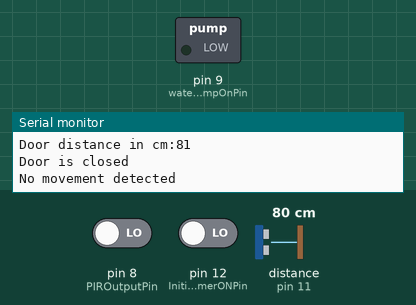
Simulated run of this sketch. Board: Arduino Uno, built with avr-gcc and run on an emulated ATmega328P. Shown: switched loads named in the sketch (green lamp = pin HIGH), the last lines printed to the serial monitor. Inputs (shaded band) come from the test bench; at power-on: distance to the obstacle (sensor on pin 11) 80 cm, pin 8 (PIROutputPin) LOW, pin 12 (InitialTimmerONPin) LOW. The echo pulse lasts 58.3 µs per cm.

Above: at 3.7 s.
3.8 s: distance to the obstacle (sensor on pin 11) set to 120 cm
5.8 s: pin 8 (PIROutputPin) driven HIGH
7.6 s: distance to the obstacle (sensor on pin 11) set to 2 cm
At 8.4 s:
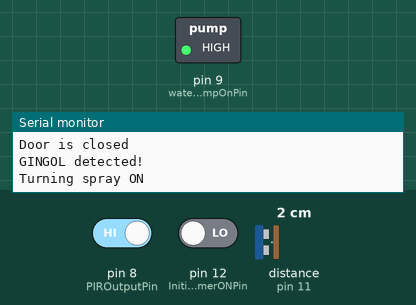
Timing chart, 0 to 16.1 s (numbered marks = the images above; inputs shaded):
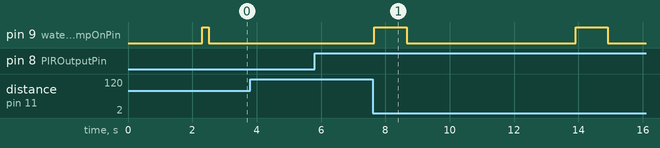

The sketch:

Arduino_Cat_Spray_Robot.ino
```cpp
#include <NewPing.h>

#define PIROutputPin 8
#define waterPumpOnPin 9
#define triggerPin 10
#define echoPin 11
#define InitialTimmerONPin 12
#define maxDistance_cm 400
#define pauseTime 900000 // 900000 ms = 15 minutes

//intantiate sonar object
int initialDoordistance = 0;
NewPing sonar(triggerPin, echoPin, maxDistance_cm);

void setup() {

  //setup PIR
  pinMode(PIROutputPin, INPUT);

  //setup ultrasound
  delay(300);
  initialDoordistance = sonar.ping_cm();

  //setup waterPump power pin
  pinMode(waterPumpOnPin, OUTPUT);
  digitalWrite(waterPumpOnPin, LOW);

  Serial.begin(115200);

  //test spray
  delay(2000);
  digitalWrite(waterPumpOnPin, HIGH);
  delay(200);
  digitalWrite(waterPumpOnPin, LOW);

  setBootupDelay();

}

void loop() {

  bool doorClosed = isDoorClosed();
  bool catPresent = isCatPresent();

  if(doorClosed && catPresent){

    Serial.println("Turning spray ON");
    digitalWrite(waterPumpOnPin, HIGH);
    delay(1000);
    Serial.println("Turning spray Off");
    digitalWrite(waterPumpOnPin, LOW);
    systemPauseSeconds(5);

  }else if(!doorClosed){
    systemPauseSeconds(pauseTime);
  }

  delay(250);
}

/* setBootupDelay(): Selects if machine starts spraying right away or with a delay of 5 minutes.
                     The selection is made using InitialTimmerONPin.
*/
void setBootupDelay(){

  if( digitalRead(InitialTimmerONPin) == true){
      Serial.println("Starting in 5 minutes");
      delay(pauseTime);
    }else{
      Serial.println("Starting in now!");
    }
}

/* isDoorClosed(): Checks bedroom's door is open or closed */
bool isDoorClosed(){

  int doorDistance = sonar.ping_cm();
  Serial.print("Door distance in cm:" );
  Serial.println(doorDistance);

  if(doorDistance >  initialDoordistance + 5) {
    Serial.println("Door is open");
     return false;
  }else{
    Serial.println("Door is closed");
    return true;
  }
}

/* isCatPresent(): Checks if cat is standing in front of machine or just passing by */
bool isCatPresent(){

  int movement = digitalRead(PIROutputPin);

  if(movement == HIGH) {
    Serial.println("GINGOL detected!"); //Gingol is our cat's name
    return true;
  }else{
    Serial.println("No movement detected");
    return false;
  }
}

/* systemPauseSeconds(): When bedroom door is open, a delay is started, so we have time to enter into the room again without being sprayed */
void systemPauseSeconds(int seconds){

  for(int i = seconds; i > 0; i--){
        Serial.print("Delay ends in: ");
        Serial.print(i);
        Serial.println(" seconds");
        delay(1000);
  }
}
```

Measured:
- after the input at 7.6 s, pin 9 (waterPumpOnPin): alternates HIGH for 1.0 s and LOW for 5.3 s, starting after 0.06 s
